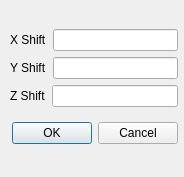
<ui version="4.0" >
 <class>MovementDialog</class>
 <widget class="QDialog" name="MovementDialog" >
  <property name="geometry" >
   <rect>
    <x>0</x>
    <y>0</y>
    <width>184</width>
    <height>177</height>
   </rect>
  </property>
  <property name="windowTitle" >
   <string>Dialog</string>
  </property>
  <widget class="QWidget" name="" >
   <property name="geometry" >
    <rect>
     <x>10</x>
     <y>20</y>
     <width>168</width>
     <height>135</height>
    </rect>
   </property>
   <layout class="QVBoxLayout" >
    <item>
     <layout class="QVBoxLayout" >
      <item>
       <layout class="QHBoxLayout" >
        <item>
         <widget class="QLabel" name="label" >
          <property name="text" >
           <string>X Shift</string>
          </property>
         </widget>
        </item>
        <item>
         <widget class="QLineEdit" name="lineEdit_x" />
        </item>
       </layout>
      </item>
      <item>
       <layout class="QHBoxLayout" >
        <item>
         <widget class="QLabel" name="label_2" >
          <property name="text" >
           <string>Y Shift</string>
          </property>
         </widget>
        </item>
        <item>
         <widget class="QLineEdit" name="lineEdit_y" />
        </item>
       </layout>
      </item>
      <item>
       <layout class="QHBoxLayout" >
        <item>
         <widget class="QLabel" name="label_3" >
          <property name="text" >
           <string>Z Shift</string>
          </property>
         </widget>
        </item>
        <item>
         <widget class="QLineEdit" name="lineEdit_z" />
        </item>
       </layout>
      </item>
     </layout>
    </item>
    <item>
     <widget class="QDialogButtonBox" name="buttonBox" >
      <property name="orientation" >
       <enum>Qt::Horizontal</enum>
      </property>
      <property name="standardButtons" >
       <set>QDialogButtonBox::Cancel|QDialogButtonBox::NoButton|QDialogButtonBox::Ok</set>
      </property>
     </widget>
    </item>
   </layout>
  </widget>
 </widget>
 <resources/>
 <connections>
  <connection>
   <sender>buttonBox</sender>
   <signal>accepted()</signal>
   <receiver>MovementDialog</receiver>
   <slot>accept()</slot>
   <hints>
    <hint type="sourcelabel" >
     <x>248</x>
     <y>254</y>
    </hint>
    <hint type="destinationlabel" >
     <x>157</x>
     <y>274</y>
    </hint>
   </hints>
  </connection>
  <connection>
   <sender>buttonBox</sender>
   <signal>rejected()</signal>
   <receiver>MovementDialog</receiver>
   <slot>reject()</slot>
   <hints>
    <hint type="sourcelabel" >
     <x>316</x>
     <y>260</y>
    </hint>
    <hint type="destinationlabel" >
     <x>286</x>
     <y>274</y>
    </hint>
   </hints>
  </connection>
 </connections>
</ui>
